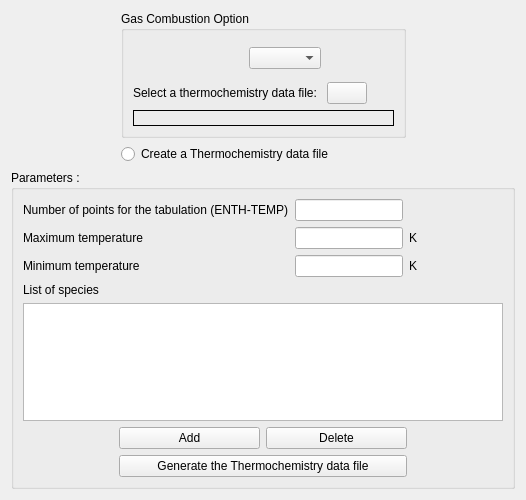
<?xml version="1.0" encoding="UTF-8"?>
<ui version="4.0">
 <class>GasCombustionForm</class>
 <widget class="QWidget" name="GasCombustionForm">
  <property name="geometry">
   <rect>
    <x>0</x>
    <y>0</y>
    <width>526</width>
    <height>500</height>
   </rect>
  </property>
  <property name="minimumSize">
   <size>
    <width>0</width>
    <height>0</height>
   </size>
  </property>
  <property name="windowTitle">
   <string>Form</string>
  </property>
  <property name="layoutDirection">
   <enum>Qt::LeftToRight</enum>
  </property>
  <property name="autoFillBackground">
   <bool>true</bool>
  </property>
  <layout class="QGridLayout" name="gridLayout_3">
   <item row="0" column="2">
    <spacer name="horizontalSpacer_2">
     <property name="orientation">
      <enum>Qt::Horizontal</enum>
     </property>
     <property name="sizeHint" stdset="0">
      <size>
       <width>134</width>
       <height>20</height>
      </size>
     </property>
    </spacer>
   </item>
   <item row="0" column="0">
    <spacer name="horizontalSpacer">
     <property name="orientation">
      <enum>Qt::Horizontal</enum>
     </property>
     <property name="sizeHint" stdset="0">
      <size>
       <width>135</width>
       <height>20</height>
      </size>
     </property>
    </spacer>
   </item>
   <item row="1" column="1">
    <widget class="QRadioButton" name="radioButtonCreateJanafFile">
     <property name="text">
      <string>Create a Thermochemistry data file</string>
     </property>
    </widget>
   </item>
   <item row="0" column="1">
    <widget class="QGroupBox" name="groupBox">
     <property name="sizePolicy">
      <sizepolicy hsizetype="Preferred" vsizetype="Preferred">
       <horstretch>0</horstretch>
       <verstretch>0</verstretch>
      </sizepolicy>
     </property>
     <property name="font">
      <font>
       <weight>50</weight>
       <italic>false</italic>
       <bold>false</bold>
      </font>
     </property>
     <property name="title">
      <string>Gas Combustion Option</string>
     </property>
     <layout class="QGridLayout" name="gridLayout_2">
      <item row="0" column="0">
       <layout class="QGridLayout" name="gridLayout">
        <item row="0" column="0">
         <spacer>
          <property name="orientation">
           <enum>Qt::Horizontal</enum>
          </property>
          <property name="sizeHint" stdset="0">
           <size>
            <width>13</width>
            <height>36</height>
           </size>
          </property>
         </spacer>
        </item>
        <item row="0" column="1">
         <widget class="QComboBox" name="comboBoxGasCombustionOption"/>
        </item>
        <item row="0" column="2" colspan="2">
         <spacer>
          <property name="orientation">
           <enum>Qt::Horizontal</enum>
          </property>
          <property name="sizeHint" stdset="0">
           <size>
            <width>98</width>
            <height>36</height>
           </size>
          </property>
         </spacer>
        </item>
        <item row="1" column="0" colspan="2">
         <widget class="QLabel" name="labelMeteoData">
          <property name="text">
           <string>Select a thermochemistry data file: </string>
          </property>
         </widget>
        </item>
        <item row="1" column="2">
         <widget class="QPushButton" name="pushButtonThermochemistryData">
          <property name="text">
           <string/>
          </property>
          <property name="icon">
           <iconset>
            <normaloff>:/new/prefix1/icons/22x22/document-open.png</normaloff>:/new/prefix1/icons/22x22/document-open.png</iconset>
          </property>
          <property name="iconSize">
           <size>
            <width>22</width>
            <height>22</height>
           </size>
          </property>
         </widget>
        </item>
        <item row="1" column="3">
         <spacer name="horizontalSpacer_3">
          <property name="orientation">
           <enum>Qt::Horizontal</enum>
          </property>
          <property name="sizeHint" stdset="0">
           <size>
            <width>13</width>
            <height>20</height>
           </size>
          </property>
         </spacer>
        </item>
        <item row="2" column="0" colspan="4">
         <widget class="QLabel" name="labelThermochemistryFile">
          <property name="font">
           <font>
            <weight>75</weight>
            <bold>true</bold>
           </font>
          </property>
          <property name="layoutDirection">
           <enum>Qt::LeftToRight</enum>
          </property>
          <property name="autoFillBackground">
           <bool>false</bool>
          </property>
          <property name="frameShape">
           <enum>QFrame::Box</enum>
          </property>
          <property name="text">
           <string/>
          </property>
         </widget>
        </item>
       </layout>
      </item>
     </layout>
    </widget>
   </item>
   <item row="7" column="1">
    <spacer name="verticalSpacer">
     <property name="orientation">
      <enum>Qt::Vertical</enum>
     </property>
     <property name="sizeHint" stdset="0">
      <size>
       <width>20</width>
       <height>57</height>
      </size>
     </property>
    </spacer>
   </item>
   <item row="2" column="0" colspan="3">
    <widget class="QGroupBox" name="groupBoxCreateJanafFile">
     <property name="sizePolicy">
      <sizepolicy hsizetype="Expanding" vsizetype="Expanding">
       <horstretch>0</horstretch>
       <verstretch>0</verstretch>
      </sizepolicy>
     </property>
     <property name="title">
      <string>Parameters :</string>
     </property>
     <layout class="QVBoxLayout" name="verticalLayout">
      <item>
       <layout class="QGridLayout" name="gridLayout_5">
        <item row="2" column="1">
         <widget class="QLineEdit" name="lineEditMinimumTemp">
          <property name="sizePolicy">
           <sizepolicy hsizetype="Maximum" vsizetype="Fixed">
            <horstretch>0</horstretch>
            <verstretch>0</verstretch>
           </sizepolicy>
          </property>
          <property name="toolTip">
           <string>&lt;html&gt;&lt;head/&gt;&lt;body&gt;&lt;p&gt;&lt;span style=&quot; font-size:9pt;&quot;&gt;Minimum temperature for the tabulation (ENTH-TEMP).&lt;/span&gt;&lt;/p&gt;&lt;/body&gt;&lt;/html&gt;</string>
          </property>
         </widget>
        </item>
        <item row="1" column="0">
         <widget class="QLabel" name="labelMaximumTemp">
          <property name="text">
           <string>Maximum temperature</string>
          </property>
         </widget>
        </item>
        <item row="1" column="2">
         <widget class="QLabel" name="label_5">
          <property name="text">
           <string>K</string>
          </property>
         </widget>
        </item>
        <item row="2" column="2">
         <widget class="QLabel" name="label_6">
          <property name="text">
           <string>K</string>
          </property>
         </widget>
        </item>
        <item row="1" column="1">
         <widget class="QLineEdit" name="lineEditMaximumTemp">
          <property name="sizePolicy">
           <sizepolicy hsizetype="Maximum" vsizetype="Fixed">
            <horstretch>0</horstretch>
            <verstretch>0</verstretch>
           </sizepolicy>
          </property>
          <property name="toolTip">
           <string>&lt;html&gt;&lt;head/&gt;&lt;body&gt;&lt;p&gt;&lt;span style=&quot; font-size:9pt;&quot;&gt;Maximum temperature for the tabulation (ENTH-TEMP).&lt;/span&gt;&lt;/p&gt;&lt;/body&gt;&lt;/html&gt;</string>
          </property>
         </widget>
        </item>
        <item row="0" column="0">
         <widget class="QLabel" name="labelNbPointsTabu">
          <property name="sizePolicy">
           <sizepolicy hsizetype="Preferred" vsizetype="Preferred">
            <horstretch>0</horstretch>
            <verstretch>0</verstretch>
           </sizepolicy>
          </property>
          <property name="text">
           <string>Number of points for the tabulation (ENTH-TEMP)</string>
          </property>
         </widget>
        </item>
        <item row="0" column="1">
         <widget class="QLineEdit" name="lineEditNbPointsTabu">
          <property name="sizePolicy">
           <sizepolicy hsizetype="Maximum" vsizetype="Fixed">
            <horstretch>0</horstretch>
            <verstretch>0</verstretch>
           </sizepolicy>
          </property>
          <property name="toolTip">
           <string>&lt;html&gt;&lt;head/&gt;&lt;body&gt;&lt;p&gt;&lt;span style=&quot; font-size:9pt;&quot;&gt;Number of points for the tabulation (ENTH-TEMP).&lt;/span&gt;&lt;/p&gt;&lt;/body&gt;&lt;/html&gt;</string>
          </property>
         </widget>
        </item>
        <item row="2" column="0">
         <widget class="QLabel" name="labelMinimumTemp">
          <property name="text">
           <string>Minimum temperature</string>
          </property>
         </widget>
        </item>
        <item row="1" column="3">
         <spacer name="horizontalSpacer_4">
          <property name="orientation">
           <enum>Qt::Horizontal</enum>
          </property>
          <property name="sizeHint" stdset="0">
           <size>
            <width>40</width>
            <height>20</height>
           </size>
          </property>
         </spacer>
        </item>
       </layout>
      </item>
      <item>
       <layout class="QGridLayout" name="gridLayout_4">
        <item row="2" column="0">
         <widget class="QTableView" name="tableViewSpecies">
          <property name="toolTip">
           <string>&lt;html&gt;&lt;head/&gt;&lt;body&gt;&lt;p&gt;&lt;span style=&quot; font-size:9pt;&quot;&gt;List of all the species.&lt;/span&gt;&lt;/p&gt;&lt;p&gt;&lt;span style=&quot; font-size:9pt;&quot;&gt;For each species give:&lt;/span&gt;&lt;/p&gt;&lt;p&gt;&lt;span style=&quot; font-size:9pt;&quot;&gt;- the chemical formula (example : O2, N2). The chemical elements available are &lt;/span&gt;&lt;span style=&quot; font-size:9pt; font-weight:600;&quot;&gt;C&lt;/span&gt;&lt;span style=&quot; font-size:9pt;&quot;&gt;, &lt;/span&gt;&lt;span style=&quot; font-size:9pt; font-weight:600;&quot;&gt;H&lt;/span&gt;&lt;span style=&quot; font-size:9pt;&quot;&gt;, &lt;/span&gt;&lt;span style=&quot; font-size:9pt; font-weight:600;&quot;&gt;O&lt;/span&gt;&lt;span style=&quot; font-size:9pt;&quot;&gt;, &lt;/span&gt;&lt;span style=&quot; font-size:9pt; font-weight:600;&quot;&gt;N &lt;/span&gt;&lt;span style=&quot; font-size:9pt;&quot;&gt;and&lt;/span&gt;&lt;span style=&quot; font-size:9pt; font-weight:600;&quot;&gt; C(S)&lt;/span&gt;&lt;span style=&quot; font-size:9pt;&quot;&gt;. &lt;/span&gt;&lt;/p&gt;&lt;p&gt;&lt;span style=&quot; font-size:9pt;&quot;&gt;- the Fuel, Oxidiser or Product composition (example for the two oxidisers : &lt;/span&gt;&lt;span style=&quot; font-size:9pt; font-weight:600;&quot;&gt;1&lt;/span&gt;&lt;span style=&quot; font-size:9pt;&quot;&gt;O2 + &lt;/span&gt;&lt;span style=&quot; font-size:9pt; font-weight:600;&quot;&gt;3.76&lt;/span&gt;&lt;span style=&quot; font-size:9pt;&quot;&gt;N2).&lt;/span&gt;&lt;/p&gt;&lt;p&gt;&lt;span style=&quot; font-size:9pt;&quot;&gt;- the absorption coefficient.&lt;/span&gt;&lt;/p&gt;&lt;p&gt;&lt;span style=&quot; font-size:9pt;&quot;&gt;Remarks : The chemical reaction is automatically set to the equilibrium, so for the products, the user needs only to specify the composition for the species which share the same chemical elements. (example: for products CO2, CO and C(S), the user will need to give the composition for two of this three species). Check the chemical reaction in the listing.&lt;/span&gt;&lt;/p&gt;&lt;/body&gt;&lt;/html&gt;</string>
          </property>
          <property name="alternatingRowColors">
           <bool>true</bool>
          </property>
          <property name="selectionBehavior">
           <enum>QAbstractItemView::SelectRows</enum>
          </property>
         </widget>
        </item>
        <item row="3" column="0">
         <layout class="QHBoxLayout" name="horizontalLayout">
          <item>
           <spacer name="horizontalSpacer_7">
            <property name="orientation">
             <enum>Qt::Horizontal</enum>
            </property>
            <property name="sizeHint" stdset="0">
             <size>
              <width>40</width>
              <height>20</height>
             </size>
            </property>
           </spacer>
          </item>
          <item>
           <widget class="QPushButton" name="pushButtonAddSpecies">
            <property name="sizePolicy">
             <sizepolicy hsizetype="Maximum" vsizetype="Fixed">
              <horstretch>0</horstretch>
              <verstretch>0</verstretch>
             </sizepolicy>
            </property>
            <property name="minimumSize">
             <size>
              <width>141</width>
              <height>0</height>
             </size>
            </property>
            <property name="toolTip">
             <string>&lt;html&gt;&lt;head/&gt;&lt;body&gt;&lt;p&gt;&lt;span style=&quot; font-size:9pt;&quot;&gt;Add a Species.&lt;/span&gt;&lt;/p&gt;&lt;/body&gt;&lt;/html&gt;</string>
            </property>
            <property name="text">
             <string>Add</string>
            </property>
           </widget>
          </item>
          <item>
           <widget class="QPushButton" name="pushButtonDeleteSpecies">
            <property name="sizePolicy">
             <sizepolicy hsizetype="Maximum" vsizetype="Fixed">
              <horstretch>0</horstretch>
              <verstretch>0</verstretch>
             </sizepolicy>
            </property>
            <property name="minimumSize">
             <size>
              <width>141</width>
              <height>0</height>
             </size>
            </property>
            <property name="toolTip">
             <string>&lt;html&gt;&lt;head/&gt;&lt;body&gt;&lt;p&gt;&lt;span style=&quot; font-size:9pt;&quot;&gt;Delete the selected species.&lt;/span&gt;&lt;/p&gt;&lt;/body&gt;&lt;/html&gt;</string>
            </property>
            <property name="text">
             <string>Delete</string>
            </property>
           </widget>
          </item>
          <item>
           <spacer name="horizontalSpacer_8">
            <property name="orientation">
             <enum>Qt::Horizontal</enum>
            </property>
            <property name="sizeHint" stdset="0">
             <size>
              <width>40</width>
              <height>20</height>
             </size>
            </property>
           </spacer>
          </item>
         </layout>
        </item>
        <item row="1" column="0">
         <widget class="QLabel" name="labelListSpecies">
          <property name="text">
           <string>List of species</string>
          </property>
         </widget>
        </item>
       </layout>
      </item>
      <item>
       <layout class="QHBoxLayout" name="horizontalLayout_5">
        <item>
         <spacer name="horizontalSpacer_6">
          <property name="orientation">
           <enum>Qt::Horizontal</enum>
          </property>
          <property name="sizeHint" stdset="0">
           <size>
            <width>40</width>
            <height>20</height>
           </size>
          </property>
         </spacer>
        </item>
        <item>
         <widget class="QPushButton" name="pushButtonGenerateJanafFile">
          <property name="sizePolicy">
           <sizepolicy hsizetype="Maximum" vsizetype="Fixed">
            <horstretch>0</horstretch>
            <verstretch>0</verstretch>
           </sizepolicy>
          </property>
          <property name="minimumSize">
           <size>
            <width>288</width>
            <height>0</height>
           </size>
          </property>
          <property name="toolTip">
           <string>&lt;html&gt;&lt;head/&gt;&lt;body&gt;&lt;p&gt;&lt;span style=&quot; font-size:9pt;&quot;&gt;Generate the thermochemistry data file and automatically select it.&lt;/span&gt;&lt;/p&gt;&lt;/body&gt;&lt;/html&gt;</string>
          </property>
          <property name="text">
           <string>Generate the Thermochemistry data file</string>
          </property>
         </widget>
        </item>
        <item>
         <spacer name="horizontalSpacer_5">
          <property name="orientation">
           <enum>Qt::Horizontal</enum>
          </property>
          <property name="sizeHint" stdset="0">
           <size>
            <width>40</width>
            <height>20</height>
           </size>
          </property>
         </spacer>
        </item>
       </layout>
      </item>
     </layout>
    </widget>
   </item>
  </layout>
 </widget>
 <resources>
  <include location="../../../../../../../../netdata/I51157/Version_electrique/saturne_trunk/gui/Pages/resources_pages.qrc"/>
 </resources>
 <connections/>
</ui>
